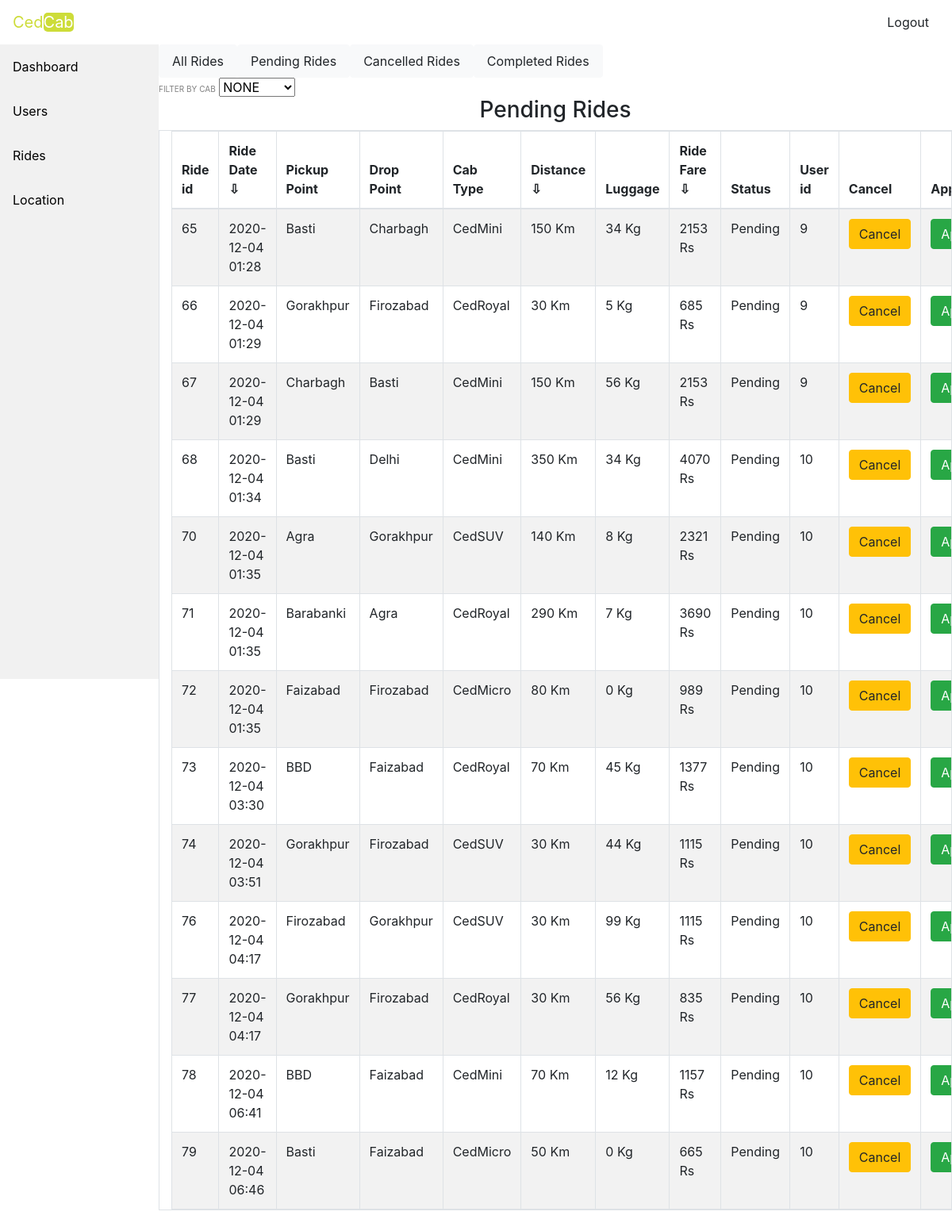
The page /apenride.php (signed in) on the database its author committed.
### tables this page shows
CREATE TABLE `ride` (
  `ride_id` int(11) NOT NULL,
  `ride_date` varchar(20) NOT NULL,
  `from_distance` varchar(50) NOT NULL,
  `to_distance` varchar(50) NOT NULL,
  `cab_type` varchar(20) NOT NULL,
  `total_distance` varchar(50) NOT NULL,
  `luggage` varchar(50) NOT NULL,
  `total_fare` varchar(50) NOT NULL,
  `status` int(1) NOT NULL,
  `customer_user_id` int(50) NOT NULL
);

### dbcon.php (called while the page is built, shortened)
<?
    class dbcon
    {
    function __construct(){
    $this->conn = new mysqli("localhost", "root", "password", "cedcab");
    }
    }
    ?>

### adminwrk.php (called while the page is built, shortened)
<?php
class adminwrk
{
    function penride($conn)
    {
        $sql = "SELECT * FROM ride WHERE status=1";
        $result = $conn->query($sql);
        $appr=array();
        while($row = $result->fetch_assoc()){
            array_push($appr, $row);
        }
        return $appr;
    }
}
?>

### apenride.php (the view, shortened to what this page needs)
<?php
include('adhead.php');
if($_SESSION['userdata']['is_admin']==1){
include('adsidebar.php');
?>
<nav class="nav nav-pills nav-justified col-sm-10">
    <a class="nav-link btn btn-light " href="allrides.php">All Rides</a>
    <a class="nav-link btn btn-light " href="apenride.php" >Pending Rides</a>
    <a class="nav-link btn btn-light " href="acanride.php" >Cancelled Rides</a>
    <a class="nav-link btn btn-light " href="acomride.php">Completed Rides</a>
  </nav>
  <div id="drp" class="row">
  <div class="mr-2" id="cfilt">
  <label for="filter">FILTER BY CAB</label>
  <select name="cfil" id="cfil">
  <option value="" selected>NONE</option>
  </select>
  </div>
  </div>
  <div id="penr">
<h3 class="text-center">Pending Rides</h3>
  <table id='tbl1' class="container-fluid col-lg-10 mr-lg-2 table table-responsive table-hover table-bordered table-striped">
      <thead>
          <th>Ride id</th>
          <th onclick="sortTable(1,tbl1)">Ride Date ⇩</th>
          <th>Pickup Point</th>
          <th>Drop Point</th>
          <th>Cab Type</th>
          <th onclick="sortTablen(5,tbl1)">Distance ⇩</th>
          <th>Luggage</th>
          <th onclick="sortTablen(7,tbl1)">Ride Fare ⇩</th>
          <th>Status</th>
          <th>User id</th>
          <th>Cancel</th>
          <th>Approve</th>
      </thead>
      <tbody id="tbl1c">
      <?php
          $adm = new adminwrk();
          $admc = new dbcon();
          $pen = $adm->penride($admc->conn);
          foreach($pen as $key=>$val)
          {
            echo "<tr><td>".$val['ride_id']."</td><td>".$val['ride_date']."</td><td>".$val['from_distance']."</td><td>".$val['to_distance']."</td><td>".$val['cab_type']."</td><td>".$val['total_distance']." Km</td><td>".$val['luggage']." Kg</td><td>".$val['total_fare']." Rs</td><td>";
            if($val['status']==1)
            {
              echo "Pending</td>";
            }
            echo  "<td>".$val['customer_user_id']."</td>";
            if($val['status']==1)
            {
              echo "<td><a class='btn btn-warning' href='apenride.php?action=blk&id=".$val['ride_id']."'>Cancel</a></td>";
             echo "<td><a class='btn btn-success' href='apenride.php?action=app&id=".$val['ride_id']."'>Approve</a></td>";
            }
            else{
              echo "<td><a class='btn btn-warning disabled' >Cancel</a></td>";
              echo "<td><a class='btn btn-success disabled' >Approve</a></td>";
            }
            echo "<td><a class='btn btn-danger' onClick=\"javascript: return confirm('Please confirm deletion');\" href='apenride.php?action=no&id=".$val['ride_id']."'>Delete</a></td></tr></tr>";
          }
      ?>
      </tbody>
  </table>
</div>
<?php }
       else{
         echo '<h1 class="text-center text-weight-bold text-dark">You Are not Authorised</h1>';
       }
include('adfoot.php'); ?>

### style.css (style rules this page uses)
label { font-size: 10px; margin: auto; padding: auto; color: grey; }
th { cursor: pointer; }

### rows shown on the page
ride: ride_id "65", ride_date "2020-12-04 01:28", from_distance "Basti", to_distance "Charbagh", cab_type "CedMini", total_distance "150", luggage "34", total_fare "2153", status "Pending", customer_user "9"
ride: ride_id "66", ride_date "2020-12-04 01:29", from_distance "Gorakhpur", to_distance "Firozabad", cab_type "CedRoyal", total_distance "30", luggage "5", total_fare "685", status "Pending", customer_user "9"
ride: ride_id "67", ride_date "2020-12-04 01:29", from_distance "Charbagh", to_distance "Basti", cab_type "CedMini", total_distance "150", luggage "56", total_fare "2153", status "Pending", customer_user "9"
ride: ride_id "68", ride_date "2020-12-04 01:34", from_distance "Basti", to_distance "Delhi", cab_type "CedMini", total_distance "350", luggage "34", total_fare "4070", status "Pending", customer_user "10"
ride: ride_id "70", ride_date "2020-12-04 01:35", from_distance "Agra", to_distance "Gorakhpur", cab_type "CedSUV", total_distance "140", luggage "8", total_fare "2321", status "Pending", customer_user "10"
ride: ride_id "71", ride_date "2020-12-04 01:35", from_distance "Barabanki", to_distance "Agra", cab_type "CedRoyal", total_distance "290", luggage "7", total_fare "3690", status "Pending", customer_user "10"
ride: ride_id "72", ride_date "2020-12-04 01:35", from_distance "Faizabad", to_distance "Firozabad", cab_type "CedMicro", total_distance "80", luggage "0", total_fare "989", status "Pending", customer_user "10"
ride: ride_id "73", ride_date "2020-12-04 03:30", from_distance "BBD", to_distance "Faizabad", cab_type "CedRoyal", total_distance "70", luggage "45", total_fare "1377", status "Pending", customer_user "10"
ride: ride_id "74", ride_date "2020-12-04 03:51", from_distance "Gorakhpur", to_distance "Firozabad", cab_type "CedSUV", total_distance "30", luggage "44", total_fare "1115", status "Pending", customer_user "10"
ride: ride_id "76", ride_date "2020-12-04 04:17", from_distance "Firozabad", to_distance "Gorakhpur", cab_type "CedSUV", total_distance "30", luggage "99", total_fare "1115", status "Pending", customer_user "10"
ride: ride_id "77", ride_date "2020-12-04 04:17", from_distance "Gorakhpur", to_distance "Firozabad", cab_type "CedRoyal", total_distance "30", luggage "56", total_fare "835", status "Pending", customer_user "10"
ride: ride_id "78", ride_date "2020-12-04 06:41", from_distance "BBD", to_distance "Faizabad", cab_type "CedMini", total_distance "70", luggage "12", total_fare "1157", status "Pending", customer_user "10"
ride: ride_id "79", ride_date "2020-12-04 06:46", from_distance "Basti", to_distance "Faizabad", cab_type "CedMicro", total_distance "50", luggage "0", total_fare "665", status "Pending", customer_user "10"
